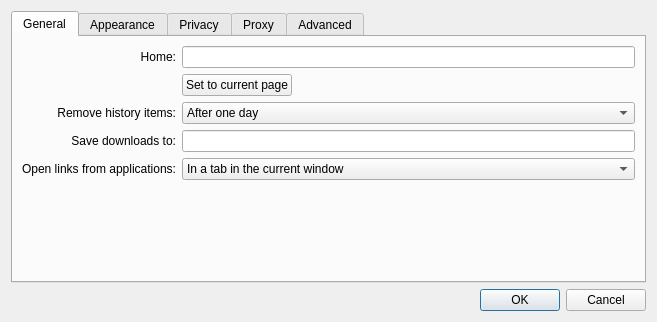
<ui version="4.0" >
 <class>Settings</class>
 <widget class="QDialog" name="Settings" >
  <property name="geometry" >
   <rect>
    <x>0</x>
    <y>0</y>
    <width>657</width>
    <height>322</height>
   </rect>
  </property>
  <property name="windowTitle" >
   <string>Settings</string>
  </property>
  <layout class="QGridLayout" name="gridLayout" >
   <item row="2" column="0" >
    <widget class="QDialogButtonBox" name="buttonBox" >
     <property name="orientation" >
      <enum>Qt::Horizontal</enum>
     </property>
     <property name="standardButtons" >
      <set>QDialogButtonBox::Cancel|QDialogButtonBox::Ok</set>
     </property>
    </widget>
   </item>
   <item row="1" column="0" >
    <widget class="QTabWidget" name="tabWidget" >
     <property name="currentIndex" >
      <number>0</number>
     </property>
     <widget class="QWidget" name="tab" >
      <property name="geometry" >
       <rect>
        <x>0</x>
        <y>0</y>
        <width>627</width>
        <height>243</height>
       </rect>
      </property>
      <attribute name="title" >
       <string>General</string>
      </attribute>
      <layout class="QGridLayout" name="gridLayout_4" >
       <item row="0" column="0" >
        <widget class="QLabel" name="label_3" >
         <property name="text" >
          <string>Home:</string>
         </property>
         <property name="alignment" >
          <set>Qt::AlignRight|Qt::AlignTrailing|Qt::AlignVCenter</set>
         </property>
        </widget>
       </item>
       <item row="0" column="1" colspan="2" >
        <widget class="QLineEdit" name="homeLineEdit" />
       </item>
       <item row="1" column="1" >
        <widget class="QPushButton" name="setHomeToCurrentPageButton" >
         <property name="text" >
          <string>Set to current page</string>
         </property>
        </widget>
       </item>
       <item row="1" column="2" >
        <spacer name="horizontalSpacer" >
         <property name="orientation" >
          <enum>Qt::Horizontal</enum>
         </property>
         <property name="sizeHint" stdset="0" >
          <size>
           <width>280</width>
           <height>18</height>
          </size>
         </property>
        </spacer>
       </item>
       <item row="2" column="0" >
        <widget class="QLabel" name="label_4" >
         <property name="text" >
          <string>Remove history items:</string>
         </property>
         <property name="alignment" >
          <set>Qt::AlignRight|Qt::AlignTrailing|Qt::AlignVCenter</set>
         </property>
        </widget>
       </item>
       <item row="2" column="1" colspan="2" >
        <widget class="QComboBox" name="expireHistory" >
         <item>
          <property name="text" >
           <string>After one day</string>
          </property>
         </item>
         <item>
          <property name="text" >
           <string>After one week</string>
          </property>
         </item>
         <item>
          <property name="text" >
           <string>After two weeks</string>
          </property>
         </item>
         <item>
          <property name="text" >
           <string>After one month</string>
          </property>
         </item>
         <item>
          <property name="text" >
           <string>After one year</string>
          </property>
         </item>
         <item>
          <property name="text" >
           <string>Manually</string>
          </property>
         </item>
        </widget>
       </item>
       <item row="3" column="0" >
        <widget class="QLabel" name="label_7" >
         <property name="text" >
          <string>Save downloads to:</string>
         </property>
         <property name="alignment" >
          <set>Qt::AlignRight|Qt::AlignTrailing|Qt::AlignVCenter</set>
         </property>
        </widget>
       </item>
       <item row="3" column="1" colspan="2" >
        <widget class="QLineEdit" name="downloadsLocation" />
       </item>
       <item row="4" column="0" >
        <widget class="QLabel" name="label_8" >
         <property name="text" >
          <string>Open links from applications:</string>
         </property>
         <property name="alignment" >
          <set>Qt::AlignRight|Qt::AlignTrailing|Qt::AlignVCenter</set>
         </property>
        </widget>
       </item>
       <item row="4" column="1" colspan="2" >
        <widget class="QComboBox" name="openLinksIn" >
         <item>
          <property name="text" >
           <string>In a tab in the current window</string>
          </property>
         </item>
         <item>
          <property name="text" >
           <string>In a new window</string>
          </property>
         </item>
        </widget>
       </item>
       <item row="5" column="1" colspan="2" >
        <spacer>
         <property name="orientation" >
          <enum>Qt::Vertical</enum>
         </property>
         <property name="sizeHint" stdset="0" >
          <size>
           <width>391</width>
           <height>262</height>
          </size>
         </property>
        </spacer>
       </item>
      </layout>
     </widget>
     <widget class="QWidget" name="tab_3" >
      <property name="geometry" >
       <rect>
        <x>0</x>
        <y>0</y>
        <width>627</width>
        <height>243</height>
       </rect>
      </property>
      <attribute name="title" >
       <string>Appearance</string>
      </attribute>
      <layout class="QGridLayout" name="gridLayout_3" >
       <item row="0" column="0" >
        <widget class="QLabel" name="label_5" >
         <property name="text" >
          <string>Standard font:</string>
         </property>
         <property name="alignment" >
          <set>Qt::AlignRight|Qt::AlignTrailing|Qt::AlignVCenter</set>
         </property>
        </widget>
       </item>
       <item row="0" column="1" >
        <widget class="QLabel" name="standardLabel" >
         <property name="sizePolicy" >
          <sizepolicy vsizetype="Preferred" hsizetype="Expanding" >
           <horstretch>0</horstretch>
           <verstretch>0</verstretch>
          </sizepolicy>
         </property>
         <property name="frameShape" >
          <enum>QFrame::StyledPanel</enum>
         </property>
         <property name="text" >
          <string>Times 16</string>
         </property>
         <property name="alignment" >
          <set>Qt::AlignCenter</set>
         </property>
        </widget>
       </item>
       <item row="0" column="2" >
        <widget class="QPushButton" name="standardFontButton" >
         <property name="text" >
          <string>Select...</string>
         </property>
        </widget>
       </item>
       <item row="1" column="0" >
        <widget class="QLabel" name="label_6" >
         <property name="text" >
          <string>Fixed-width font:</string>
         </property>
         <property name="alignment" >
          <set>Qt::AlignRight|Qt::AlignTrailing|Qt::AlignVCenter</set>
         </property>
        </widget>
       </item>
       <item row="1" column="1" >
        <widget class="QLabel" name="fixedLabel" >
         <property name="frameShape" >
          <enum>QFrame::StyledPanel</enum>
         </property>
         <property name="text" >
          <string>Courier 13</string>
         </property>
         <property name="alignment" >
          <set>Qt::AlignCenter</set>
         </property>
        </widget>
       </item>
       <item row="1" column="2" >
        <widget class="QPushButton" name="fixedFontButton" >
         <property name="text" >
          <string>Select...</string>
         </property>
        </widget>
       </item>
       <item row="2" column="1" >
        <spacer name="verticalSpacer" >
         <property name="orientation" >
          <enum>Qt::Vertical</enum>
         </property>
         <property name="sizeHint" stdset="0" >
          <size>
           <width>20</width>
           <height>93</height>
          </size>
         </property>
        </spacer>
       </item>
      </layout>
     </widget>
     <widget class="QWidget" name="tab_2" >
      <property name="geometry" >
       <rect>
        <x>0</x>
        <y>0</y>
        <width>627</width>
        <height>243</height>
       </rect>
      </property>
      <attribute name="title" >
       <string>Privacy</string>
      </attribute>
      <layout class="QVBoxLayout" name="verticalLayout_3" >
       <item>
        <widget class="QGroupBox" name="groupBox" >
         <property name="title" >
          <string>Web Content</string>
         </property>
         <layout class="QVBoxLayout" name="verticalLayout_2" >
          <item>
           <widget class="QCheckBox" name="enablePlugins" >
            <property name="text" >
             <string>Enable Plugins</string>
            </property>
            <property name="checked" >
             <bool>true</bool>
            </property>
           </widget>
          </item>
          <item>
           <widget class="QCheckBox" name="enableJavascript" >
            <property name="text" >
             <string>Enable Javascript</string>
            </property>
            <property name="checked" >
             <bool>true</bool>
            </property>
           </widget>
          </item>
         </layout>
        </widget>
       </item>
       <item>
        <widget class="QGroupBox" name="cookiesGroupBox" >
         <property name="title" >
          <string>Cookies</string>
         </property>
         <layout class="QGridLayout" >
          <item row="0" column="0" >
           <widget class="QLabel" name="label_2" >
            <property name="text" >
             <string>Accept Cookies:</string>
            </property>
            <property name="alignment" >
             <set>Qt::AlignRight|Qt::AlignTrailing|Qt::AlignVCenter</set>
            </property>
           </widget>
          </item>
          <item row="0" column="1" >
           <widget class="QComboBox" name="acceptCombo" >
            <item>
             <property name="text" >
              <string>Always</string>
             </property>
            </item>
            <item>
             <property name="text" >
              <string>Never</string>
             </property>
            </item>
            <item>
             <property name="text" >
              <string>Only from sites you navigate to</string>
             </property>
            </item>
           </widget>
          </item>
          <item row="0" column="2" >
           <widget class="QPushButton" name="exceptionsButton" >
            <property name="text" >
             <string>Exceptions...</string>
            </property>
           </widget>
          </item>
          <item row="1" column="0" >
           <widget class="QLabel" name="label" >
            <property name="text" >
             <string>Keep until:</string>
            </property>
            <property name="alignment" >
             <set>Qt::AlignRight|Qt::AlignTrailing|Qt::AlignVCenter</set>
            </property>
           </widget>
          </item>
          <item row="1" column="1" >
           <widget class="QComboBox" name="keepUntilCombo" >
            <item>
             <property name="text" >
              <string>They expire</string>
             </property>
            </item>
            <item>
             <property name="text" >
              <string>I exit the application</string>
             </property>
            </item>
            <item>
             <property name="text" >
              <string>At most 90 days</string>
             </property>
            </item>
           </widget>
          </item>
          <item row="1" column="2" >
           <widget class="QPushButton" name="cookiesButton" >
            <property name="text" >
             <string>Cookies...</string>
            </property>
           </widget>
          </item>
         </layout>
        </widget>
       </item>
       <item>
        <spacer>
         <property name="orientation" >
          <enum>Qt::Vertical</enum>
         </property>
         <property name="sizeHint" stdset="0" >
          <size>
           <width>371</width>
           <height>177</height>
          </size>
         </property>
        </spacer>
       </item>
      </layout>
     </widget>
     <widget class="QWidget" name="tab_4" >
      <property name="geometry" >
       <rect>
        <x>0</x>
        <y>0</y>
        <width>627</width>
        <height>243</height>
       </rect>
      </property>
      <attribute name="title" >
       <string>Proxy</string>
      </attribute>
      <layout class="QVBoxLayout" name="verticalLayout" >
       <item>
        <widget class="QGroupBox" name="proxySupport" >
         <property name="title" >
          <string>Enable proxy</string>
         </property>
         <property name="checkable" >
          <bool>true</bool>
         </property>
         <layout class="QGridLayout" name="gridLayout_6" >
          <item row="0" column="0" >
           <widget class="QLabel" name="label_9" >
            <property name="text" >
             <string>Type:</string>
            </property>
            <property name="alignment" >
             <set>Qt::AlignRight|Qt::AlignTrailing|Qt::AlignVCenter</set>
            </property>
           </widget>
          </item>
          <item row="0" column="1" colspan="2" >
           <widget class="QComboBox" name="proxyType" >
            <item>
             <property name="text" >
              <string>Socks5</string>
             </property>
            </item>
            <item>
             <property name="text" >
              <string>Http</string>
             </property>
            </item>
           </widget>
          </item>
          <item row="1" column="0" >
           <widget class="QLabel" name="label_10" >
            <property name="text" >
             <string>Host:</string>
            </property>
            <property name="alignment" >
             <set>Qt::AlignRight|Qt::AlignTrailing|Qt::AlignVCenter</set>
            </property>
           </widget>
          </item>
          <item row="1" column="1" colspan="2" >
           <widget class="QLineEdit" name="proxyHostName" />
          </item>
          <item row="2" column="0" >
           <widget class="QLabel" name="label_11" >
            <property name="text" >
             <string>Port:</string>
            </property>
            <property name="alignment" >
             <set>Qt::AlignRight|Qt::AlignTrailing|Qt::AlignVCenter</set>
            </property>
           </widget>
          </item>
          <item row="2" column="1" >
           <widget class="QSpinBox" name="proxyPort" >
            <property name="maximum" >
             <number>10000</number>
            </property>
            <property name="value" >
             <number>1080</number>
            </property>
           </widget>
          </item>
          <item row="2" column="2" >
           <spacer name="horizontalSpacer_2" >
            <property name="orientation" >
             <enum>Qt::Horizontal</enum>
            </property>
            <property name="sizeHint" stdset="0" >
             <size>
              <width>293</width>
              <height>20</height>
             </size>
            </property>
           </spacer>
          </item>
          <item row="3" column="0" >
           <widget class="QLabel" name="label_12" >
            <property name="text" >
             <string>User Name:</string>
            </property>
            <property name="alignment" >
             <set>Qt::AlignRight|Qt::AlignTrailing|Qt::AlignVCenter</set>
            </property>
           </widget>
          </item>
          <item row="3" column="1" colspan="2" >
           <widget class="QLineEdit" name="proxyUserName" />
          </item>
          <item row="4" column="0" >
           <widget class="QLabel" name="label_13" >
            <property name="text" >
             <string>Password:</string>
            </property>
            <property name="alignment" >
             <set>Qt::AlignRight|Qt::AlignTrailing|Qt::AlignVCenter</set>
            </property>
           </widget>
          </item>
          <item row="4" column="1" colspan="2" >
           <widget class="QLineEdit" name="proxyPassword" >
            <property name="echoMode" >
             <enum>QLineEdit::Password</enum>
            </property>
           </widget>
          </item>
          <item row="5" column="0" >
           <spacer name="verticalSpacer_2" >
            <property name="orientation" >
             <enum>Qt::Vertical</enum>
            </property>
            <property name="sizeHint" stdset="0" >
             <size>
              <width>20</width>
              <height>8</height>
             </size>
            </property>
           </spacer>
          </item>
         </layout>
        </widget>
       </item>
      </layout>
     </widget>
     <widget class="QWidget" name="tab_5" >
      <attribute name="title" >
       <string>Advanced</string>
      </attribute>
      <layout class="QGridLayout" name="gridLayout_2" >
       <item row="0" column="0" >
        <widget class="QLabel" name="label_14" >
         <property name="text" >
          <string>Style Sheet:</string>
         </property>
        </widget>
       </item>
       <item row="0" column="1" >
        <widget class="QLineEdit" name="userStyleSheet" />
       </item>
       <item row="1" column="1" >
        <spacer name="verticalSpacer_3" >
         <property name="orientation" >
          <enum>Qt::Vertical</enum>
         </property>
         <property name="sizeHint" stdset="0" >
          <size>
           <width>20</width>
           <height>176</height>
          </size>
         </property>
        </spacer>
       </item>
      </layout>
     </widget>
    </widget>
   </item>
  </layout>
 </widget>
 <resources/>
 <connections>
  <connection>
   <sender>buttonBox</sender>
   <signal>accepted()</signal>
   <receiver>Settings</receiver>
   <slot>accept()</slot>
   <hints>
    <hint type="sourcelabel" >
     <x>248</x>
     <y>254</y>
    </hint>
    <hint type="destinationlabel" >
     <x>157</x>
     <y>274</y>
    </hint>
   </hints>
  </connection>
  <connection>
   <sender>buttonBox</sender>
   <signal>rejected()</signal>
   <receiver>Settings</receiver>
   <slot>reject()</slot>
   <hints>
    <hint type="sourcelabel" >
     <x>316</x>
     <y>260</y>
    </hint>
    <hint type="destinationlabel" >
     <x>286</x>
     <y>274</y>
    </hint>
   </hints>
  </connection>
 </connections>
</ui>
